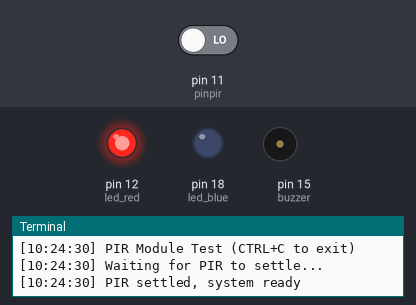
Simulated run of this program. Board: Raspberry Pi (header pin numbers). Shown: output pins drawn as LEDs (lit = HIGH), buzzer (waves = sounding, pin HIGH), the last lines printed to the terminal. The test bench sets the inputs (shaded band); at power-on: pin 11 (pinpir) LOW. The clock reads 2024-03-15 10:24:30 at power-on unless the program sets it.

Above: at 1.2 s.
1.3 s: pin 11 (pinpir) driven HIGH
At 1.55 s:
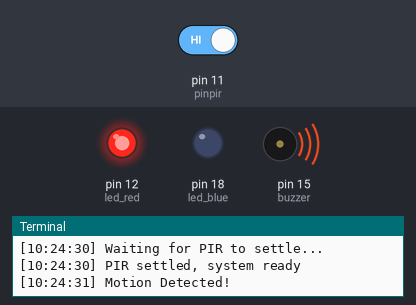
3.1 s: pin 11 (pinpir) driven LOW
At 3.9 s:
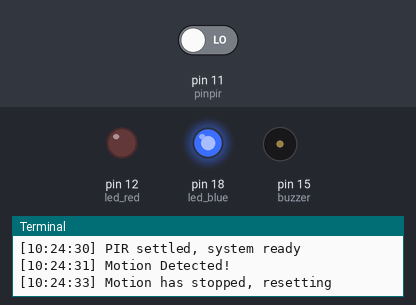
Timing chart, 0 to 6.1 s (numbered marks = the images above; inputs shaded):
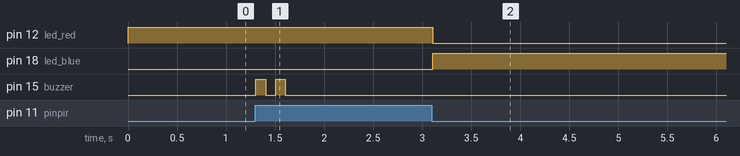

The program:

pir.py
```python
import RPi.GPIO as GPIO
import time
import sys, getopt

def get_time():
    return time.strftime("%H:%M:%S", time.gmtime())

GPIO.setmode(GPIO.BOARD)
GPIO.setwarnings(False)

pinpir = 11
buzzer = 15
led_blue = 18
led_red = 12

if "--no-buzzer" in sys.argv:
    print("[" + get_time() + "] Buzzer is disabled (silent mode)")
    allow_buzzer = False
else:
    print("[" + get_time() + "] Buzzer is enabled (default mode)")
    allow_buzzer = True

GPIO.setup(pinpir, GPIO.IN)
GPIO.setup(buzzer, GPIO.OUT)
GPIO.setup(led_blue, GPIO.OUT)
GPIO.setup(led_red, GPIO.OUT)

GPIO.output(buzzer, GPIO.LOW)
GPIO.output(led_blue, GPIO.HIGH)
GPIO.output(led_red, GPIO.HIGH)

currentstate = 0
previousstate = 0

print("[" + get_time() + "] PIR Module Test (CTRL+C to exit)")

try:
    print("[" + get_time() + "] Waiting for PIR to settle...")
    while GPIO.input(pinpir) == 1:
        currentstate = 0

    GPIO.output(led_blue, GPIO.LOW)
    GPIO.output(led_red, GPIO.HIGH)

    print("[" + get_time() + "] PIR settled, system ready")

    while True:
        currentstate = GPIO.input(pinpir)

        if currentstate == 1 and previousstate == 0:
            previousstate = 1

            print("[" + get_time() + "] Motion Detected!")

            GPIO.output(led_red, GPIO.HIGH)
            GPIO.output(led_blue, GPIO.LOW)

            if allow_buzzer:
                # Sound the buzzer twice
                GPIO.output(buzzer, GPIO.HIGH)
                time.sleep(0.1)
                GPIO.output(buzzer, GPIO.LOW)
                time.sleep(0.1)
                GPIO.output(buzzer, GPIO.HIGH)
                time.sleep(0.1)
                GPIO.output(buzzer, GPIO.LOW)

        elif currentstate == 0 and previousstate == 1:
            print("[" + get_time() + "] Motion has stopped, resetting")
            GPIO.output(buzzer, GPIO.LOW) # Reset the buzzer to low just in case
            GPIO.output(led_red, GPIO.LOW)
            GPIO.output(led_blue, GPIO.HIGH)
            previousstate = 0

        time.sleep(0.01)
except KeyboardInterrupt:
    print("    Quit")
    GPIO.cleanup()
```

Measured:
- after the input at 1.3 s, pin 15 (buzzer): alternates HIGH for 0.10 s and LOW for 0.10 s, 4 changes in all, then stays LOW, starting at once
- after the input at 3.1 s, pin 12 (led_red): HIGH → LOW at once; pin 18 (led_blue): LOW → HIGH at once
